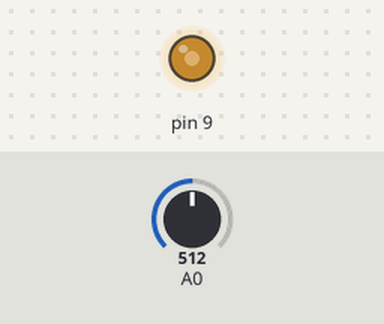
Bench run of a sketch on a simulated Arduino Uno, built with avr-gcc and run on an emulated ATmega328P. Shown: output pins drawn as LEDs (lit = HIGH). The inputs (shaded band) are chosen by the test bench; at power-on: A0 = 512.

Above: at 1.2 s.
1.3 s: A0 set to 716
At 2.5 s:
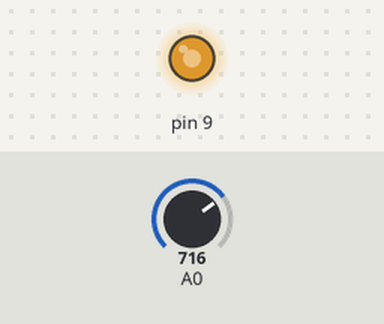
2.8 s: A0 set to 900
At 3.7 s:
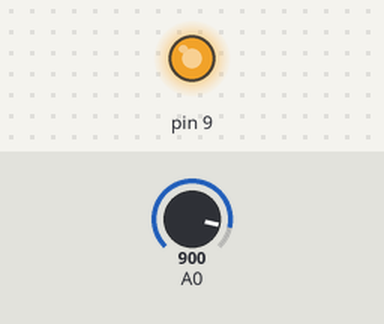
4.3 s: A0 set to 122
At 4.8 s:
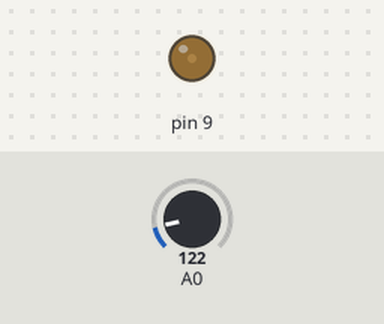
5.8 s: A0 set to 0
At 7.0 s:
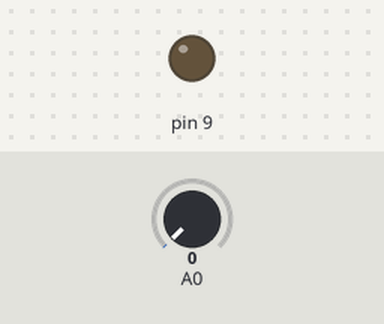
7.3 s: A0 set to 511
At 8.3 s:
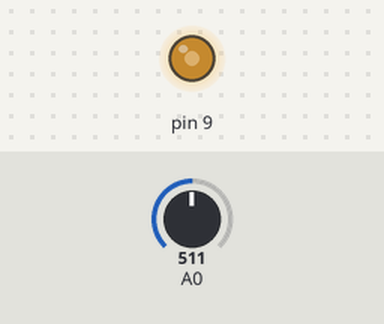
Timing chart, 0 to 9.8 s (numbered marks = the images above; inputs shaded):
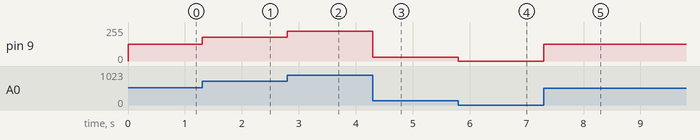

Measured:
- after the input at 1.3 s, pin 9: 127/255 → 178/255 at once
- after the input at 2.8 s, pin 9: 178/255 → 224/255 at once
- after the input at 4.3 s, pin 9: 224/255 → 30/255 at once
- after the input at 5.8 s, pin 9: 30/255 → 0/255 at once
- after the input at 7.3 s, pin 9: 0/255 → 127/255 at once

The sketch:

sound_button.ino
```cpp
void setup() {

}

void loop() {
 analogWrite(9,map(analogRead(A0),0,1023,0,255));
}
```
